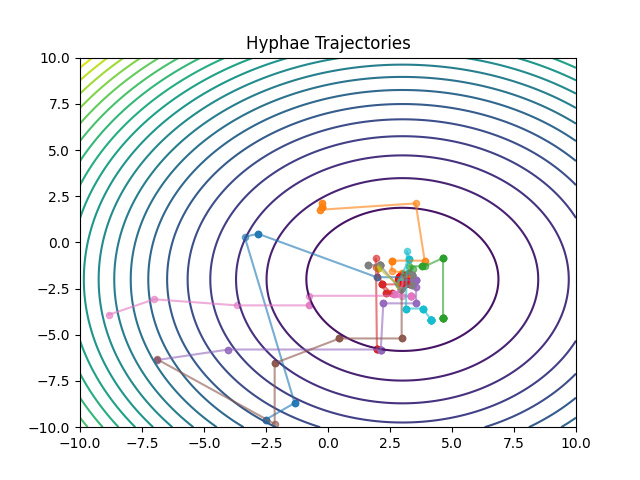

The Python source for this figure:
# FGO translated to Python
# Runs on a 2d simple function and visualizes the hyphae trajectory

import numpy as np
import matplotlib.pyplot as plt
np.random.seed(42)

# ==============================
# Initialization Function
# ==============================
def initialization(SearchAgents_no, dim, ub, lb):

    ub = np.array(ub)
    lb = np.array(lb)

    Boundary_no = len(ub)

    # If all variables share same bound
    if Boundary_no == 1:
        Positions = np.random.rand(SearchAgents_no, dim) * (ub - lb) + lb

    # If each dimension has different bounds
    else:
        Positions = np.zeros((SearchAgents_no, dim))
        for i in range(dim):
            ub_i = ub[i]
            lb_i = lb[i]
            Positions[:, i] = np.random.rand(SearchAgents_no) * (ub_i - lb_i) + lb_i

    return Positions


# ==============================
# Fungal Growth Optimizer (FGO)
# ==============================
def FGO(N, Tmax, ub, lb, dim, fhd):

    # ---------------- Definitions ----------------
    Gb_Sol = np.zeros(dim)
    Gb_Fit = np.inf
    Conv_curve = np.zeros(Tmax)

    # ---------------- Controlling Parameters ----------------
    M = 0.6
    Ep = 0.7
    R = 0.9

    # ---------------- Initialization ----------------
    S = initialization(N, dim, ub, lb)
    Sp = np.copy(S)

    fit = np.zeros(N)
    t = 0

    # ---------------- Initial Evaluation ----------------
    for i in range(N):
        fit[i] = fhd(S[i, :])

    idx = np.argmin(fit)
    Gb_Fit = fit[idx]
    Gb_Sol = S[idx, :].copy()


    # ================= Optimization Loop =================
    history = []    # store S
    while t < Tmax:

        # -------- Nutrient allocation --------
        if t <= Tmax / 2:
            nutrients = np.random.rand(N)
        else:
            nutrients = fit.copy()

        nutrients = nutrients / (np.sum(nutrients) + 1e-12) + 2 * np.random.rand()

        # ==================================================
        if np.random.rand() < np.random.rand():
            # -------- Hyphal tip growth --------
            for i in range(N):

                # Random distinct indices
                while True:
                    a = np.random.randint(0, N)
                    b = np.random.randint(0, N)
                    c = np.random.randint(0, N)
                    if len(set([i, a, b, c])) == 4:
                        break

                p = (fit[i] - np.min(fit)) / (np.max(fit) - np.min(fit) + 1e-12)
                Er = M + (1 - t / Tmax) * (1 - M)

                if p < Er:
                    # Differential-style growth
                    F = (fit[i] / (np.sum(fit) + 1e-12)) * np.random.rand() * \
                        (1 - t / Tmax) ** (1 - t / Tmax)
                    E = np.exp(F)

                    r1 = np.random.rand(dim)
                    r2 = np.random.rand()
                    U1 = r1 < r2

                    S[i, :] = U1 * S[i, :] + \
                               (~U1) * (S[i, :] + E * (S[a, :] - S[b, :]))

                else:
                    Ec = (np.random.rand(dim) - 0.5) * np.random.rand() * (S[a, :] - S[b, :])

                    if np.random.rand() < np.random.rand():
                        # Opposite direction
                        De2 = np.random.rand(dim) * (S[i, :] - Gb_Sol) * \
                              (np.random.rand(dim) > np.random.rand())
                        S[i, :] = S[i, :] + De2 * nutrients[i] + Ec * (np.random.rand() > np.random.rand())
                    else:
                        # Toward nutrient-rich area
                        De = np.random.rand() * (S[a, :] - S[i, :]) + \
                             np.random.rand(dim) * \
                             ((np.random.rand() > np.random.rand() * 2 - 1) * Gb_Sol - S[i, :]) * \
                             (np.random.rand() > R)

                        S[i, :] = S[i, :] + De * nutrients[i] + Ec * (np.random.rand() > Ep)

                # -------- Boundary Handling --------
                for j in range(dim):
                    if S[i, j] > ub[j]:
                        S[i, j] = lb[j] + np.random.rand() * (ub[j] - lb[j])
                    elif S[i, j] < lb[j]:
                        S[i, j] = lb[j] + np.random.rand() * (ub[j] - lb[j])

                # -------- Fitness Evaluation --------
                nF = fhd(S[i, :])

                # -------- Greedy Selection --------
                if fit[i] < nF:
                    S[i, :] = Sp[i, :].copy()
                else:
                    Sp[i, :] = S[i, :].copy()
                    fit[i] = nF

                    if fit[i] <= Gb_Fit:
                        Gb_Sol = S[i, :].copy()
                        Gb_Fit = fit[i]

                t += 1
                if t >= Tmax:
                    break

                Conv_curve[t - 1] = Gb_Fit

            if t >= Tmax:
                break

        # ==================================================
        else:
            # -------- Branching / Spore --------
            r5 = np.random.rand()

            for i in range(N):

                while True:
                    a = np.random.randint(0, N)
                    b = np.random.randint(0, N)
                    c = np.random.randint(0, N)
                    if len(set([i, a, b, c])) == 4:
                        break

                if np.random.rand() < 0.5:
                    # Branching
                    EL = 1 + np.exp(fit[i] / (np.sum(fit) + 1e-12)) * \
                         (np.random.rand() > np.random.rand())

                    Dep1 = S[b, :] - S[c, :]
                    Dep2 = S[a, :] - Gb_Sol

                    r1 = np.random.rand(dim)
                    r2 = np.random.rand()
                    U1 = r1 < r2

                    S[i, :] = S[i, :] * U1 + \
                               (S[i, :] + r5 * Dep1 * EL + (1 - r5) * Dep2 * EL) * (~U1)

                else:
                    # Spore germination
                    sig = 1 if np.random.rand() > np.random.rand() * 2 - 1 else -1

                    F = (fit[i] / (np.sum(fit) + 1e-12)) * np.random.rand() * \
                        (1 - t / Tmax) ** (1 - t / Tmax)
                    E = np.exp(F)

                    for j in range(dim):
                        mu = sig * np.random.rand() * E
                        if np.random.rand() > np.random.rand():
                            S[i, j] = (
                                ((t / Tmax) * Gb_Sol[j] +
                                 (1 - t / Tmax) * S[a, j]) +
                                S[b, j]
                            ) / 2.0 + \
                                       mu * abs(
                                (S[c, j] + S[a, j] + S[b, j]) / 3.0 - S[i, j]
                            )

                # -------- Boundary Handling --------
                for j in range(dim):
                    if S[i, j] > ub[j]:
                        S[i, j] = lb[j] + np.random.rand() * (ub[j] - lb[j])
                    elif S[i, j] < lb[j]:
                        S[i, j] = lb[j] + np.random.rand() * (ub[j] - lb[j])

                # -------- Fitness --------
                nF = fhd(S[i, :])

                if fit[i] < nF:
                    S[i, :] = Sp[i, :].copy()
                else:
                    Sp[i, :] = S[i, :].copy()
                    fit[i] = nF

                    if fit[i] <= Gb_Fit:
                        Gb_Sol = S[i, :].copy()
                        Gb_Fit = fit[i]

                t += 1
                if t >= Tmax:
                    break

                Conv_curve[t - 1] = Gb_Fit

            if t >= Tmax:
                break
        history.append(S.copy())

    return Gb_Fit, Gb_Sol, Conv_curve, history




def simple_2d(x):
    return (x[0] - 3)**2 + (x[1] + 2)**2


# -------- parameters ----------
dim = 2
lb = [-10, -10]
ub = [10, 10]
N = 10
Tmax = 500

# --------- run -----------
Gb_Fit, Gb_Sol, Conv_curve, history = FGO(
    N=N,
    Tmax=Tmax,
    ub=ub,
    lb=lb,
    dim=dim,
    fhd=simple_2d
)

print("Best Fitness:", Gb_Fit)
print("Best Solution:", Gb_Sol)



# Convert list to array
history = np.array(history)  # shape: (T, N, 2)

# Plot contour of objective
x = np.linspace(-10, 10, 200)
y = np.linspace(-10, 10, 200)
X, Y = np.meshgrid(x, y)
Z = (X - 3)**2 + (Y + 2)**2

plt.contour(X, Y, Z, levels=30)

# Plot each agent trajectory
for i in range(history.shape[1]):
    plt.plot(history[:, i, 0], history[:, i, 1], alpha=0.6)
    plt.scatter(history[:, i, 0], history[:, i, 1], alpha=0.6, s=20)

# Plot final best
plt.scatter(Gb_Sol[0], Gb_Sol[1], color='red', s=100)

plt.title("Hyphae Trajectories")
plt.savefig("fgo_trajectory.png")
plt.close()
